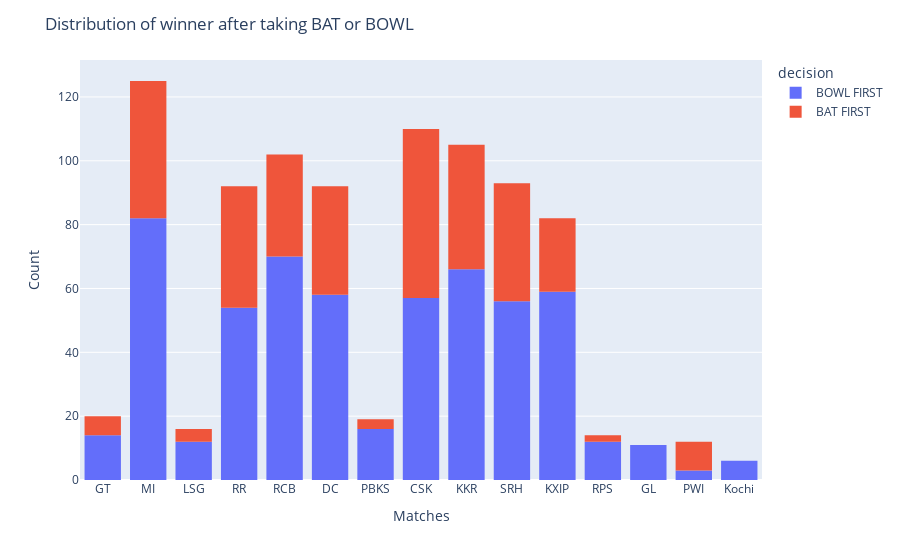

The cell this chart's notebook holds for it:
### Code cell
fig = px.histogram(df, x='winner',color='decision')
fig.update_layout(
    title="Distribution of winner after taking BAT or BOWL",
    xaxis_title="Matches",
    yaxis_title="Count"
)

fig.show()

### Figure 1 — Plotly figure (JSON) as saved in the notebook; plotly's stock layout.template omitted (floating-point values rounded to 4 significant figures; data arrays with more than 128 entries replaced by an {"elided": "..."} marker saying what was removed)
{"data": [{"alignmentgroup": "True", "bingroup": "x", "hovertemplate": "decision=BOWL FIRST<br>winner=%{x}<br>count=%{y}<extra></extra>", "legendgroup": "BOWL FIRST", "marker": {"color": "#636efa", "pattern": {"shape": ""}}, "name": "BOWL FIRST", "offsetgroup": "BOWL FIRST", "orientation": "v", "showlegend": true, "type": "histogram", "x": {"elided": "576 str values"}, "xaxis": "x", "yaxis": "y"}, {"alignmentgroup": "True", "bingroup": "x", "hovertemplate": "decision=BAT FIRST<br>winner=%{x}<br>count=%{y}<extra></extra>", "legendgroup": "BAT FIRST", "marker": {"color": "#EF553B", "pattern": {"shape": ""}}, "name": "BAT FIRST", "offsetgroup": "BAT FIRST", "orientation": "v", "showlegend": true, "type": "histogram", "x": {"elided": "323 str values"}, "xaxis": "x", "yaxis": "y"}], "layout": {"autosize": true, "barmode": "relative", "legend": {"title": {"text": "decision"}, "tracegroupgap": 0}, "margin": {"t": 60}, "title": {"text": "Distribution of winner after taking BAT or BOWL"}, "xaxis": {"anchor": "y", "autorange": true, "domain": [0, 1], "range": [-0.5, 14.5], "title": {"text": "Matches"}, "type": "category"}, "yaxis": {"anchor": "x", "autorange": true, "domain": [0, 1], "range": [0, 131.6], "title": {"text": "Count"}}}}
